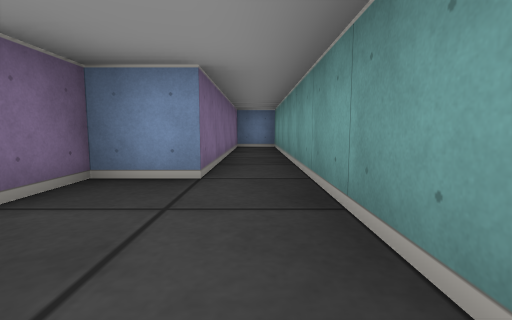
View 1 (above)

16 first-person views from a walk through a cub3D maze. The camera is about half as high as the walls, tilts 6° down and sees 85° across. The floor is counted in squares. Each view is taken from the middle of a square. On the plan, view 1 faces up. The plan holds only what a view shows up to about 9 squares ahead; the rest is blank.

View 2
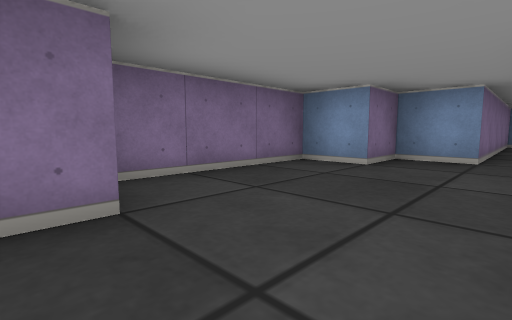

View 3
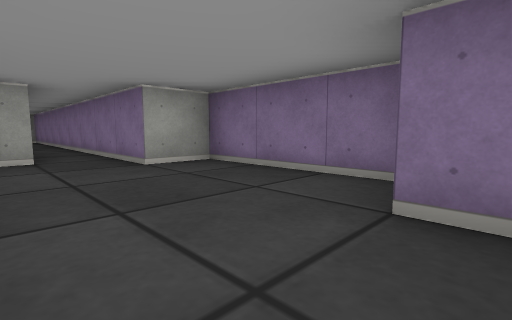

View 4
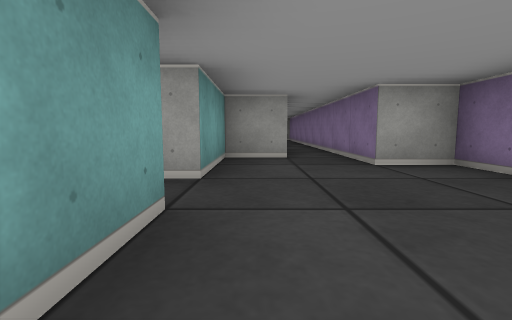

View 5
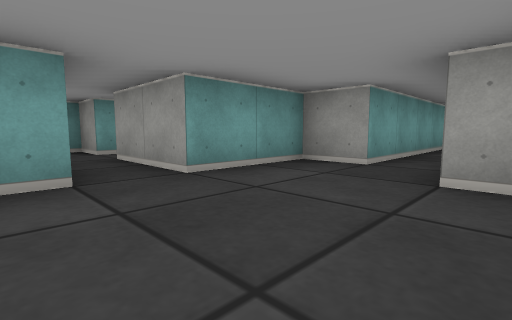

View 6
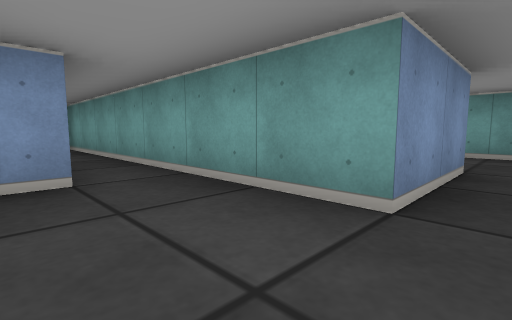

View 7
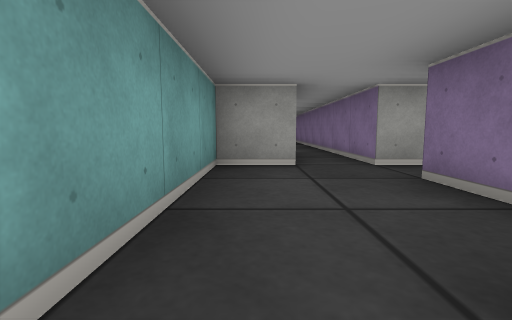

View 8
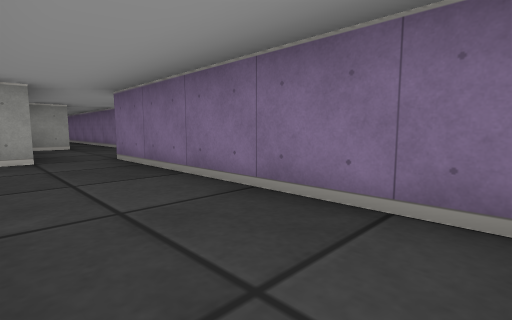

View 9
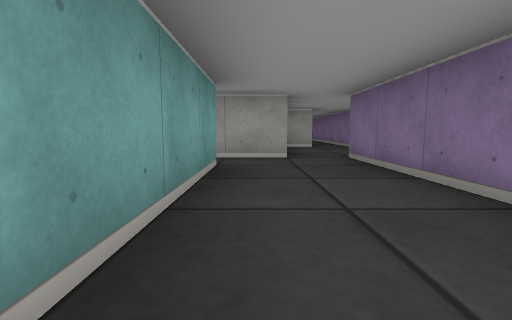

View 10
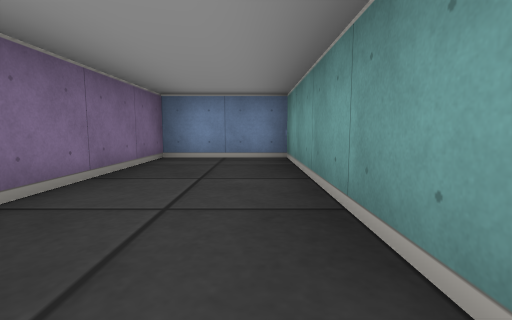

View 11
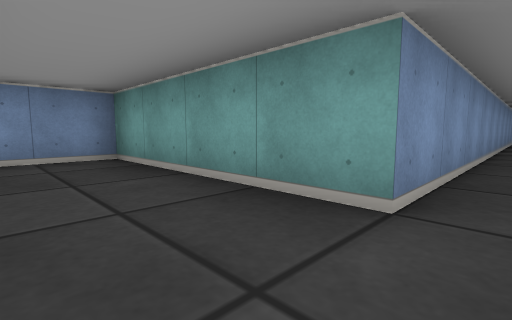

View 12
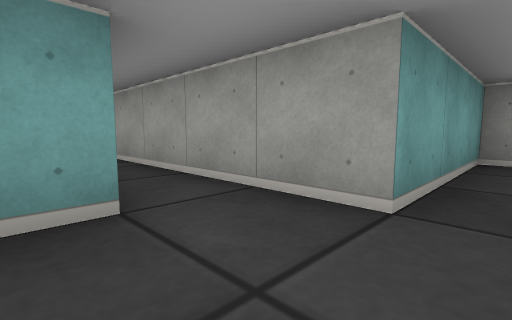

View 13
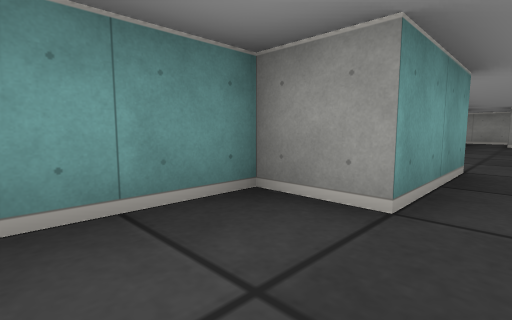

View 14
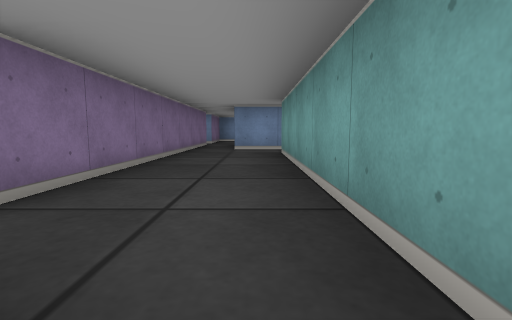

View 15
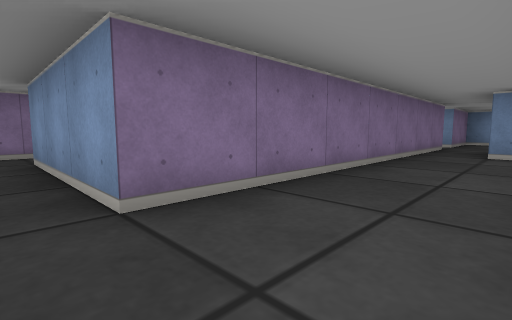

View 16
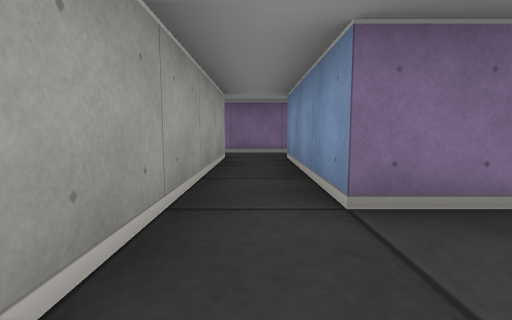

### Floor plan
Ten units are one square. View 1 is at (0, 0); x grows to the right and y downward. Boxes are objects, and circles mark ways between rooms. Rooms are numbered by the first view taken in them; rooms with no view inside come last. Other rooms are left out.
<svg viewBox="-30 -80 95 179">
<path fill="none" stroke="#000" d="M25 -5 5 -5 5 -75 -5 -75 -5 -25 -15 -25 -15 -15 -25 -15 -25 15 -15 15 -15 25M-5 25 5 25 5 5 25 5M55 -35 55 -75 35 -75 35 -25M45 -25 55 -25M31 -25 25 -25 25 -5M35 5 45 5 45 -25M45 85 45 35M46 25 35 25 35 5M-5 85 35 85M25 5 25 75 -5 75M-5 65 -5 25M-15 25 -15 94"/>
<circle cx="15" cy="0" r="3" fill="#2a7"/>
<circle cx="-10" cy="30" r="3" fill="#2a7"/>
<circle cx="40" cy="-15" r="3" fill="#2a7"/>
<circle cx="30" cy="15" r="3" fill="#2a7"/>
<circle cx="0" cy="80" r="3" fill="#2a7"/>
<text x="0" y="-10">1</text>
<text x="40" y="-50">2</text>
<text x="30" y="-10">3</text>
<text x="30" y="60">4</text>
<text x="-10" y="60">5</text>
</svg>
Room 1 opens to room 3. Room 1 opens to room 5. Room 2 opens to room 3. Room 3 opens to room 4. Room 4 opens to room 5.

Where each view was taken, in squares from view 1:
view 1: 0 up, 0 right, facing up
view 2: 2 down, 0 right, facing up-left
view 3: 2 up, 0 right, facing down-left
view 4: 2 up, 0 right, facing down
view 5: 1 up, 2 left, facing down-right
view 6: 0 up, 1 left, facing up-right
view 7: 3 up, 4 right, facing down
view 8: 7 up, 5 right, facing down-left
view 9: 7 up, 5 right, facing down
view 10: 3 up, 5 right, facing up
view 11: 3 up, 4 right, facing up-right
view 12: 4 up, 4 right, facing down-right
view 13: 1 up, 3 right, facing down-right
view 14: 9 down, 4 right, facing up
view 15: 8 down, 4 right, facing up-left
view 16: 8 down, 4 right, facing left
